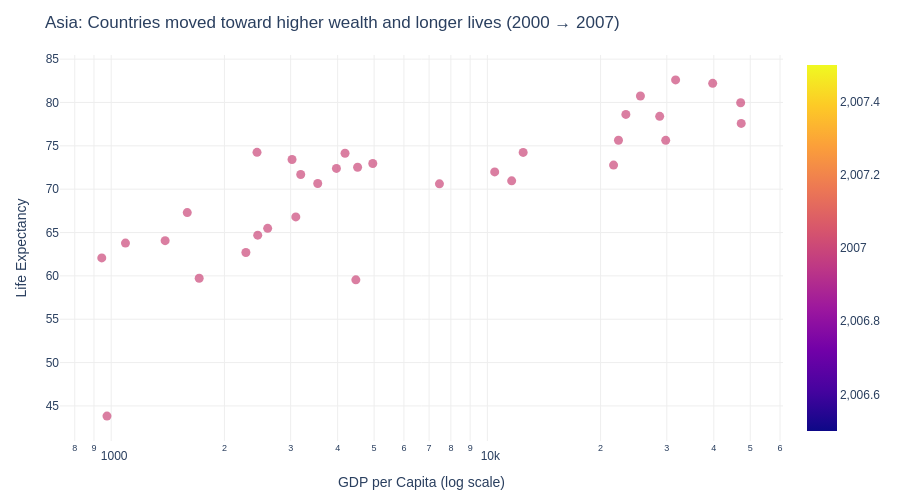

Notebook source saved alongside this figure:
### Markdown cell above
Task 1 — Scatter: life expectancy change over time

### Code cell
# Task 1

import pandas as pd
import plotly.express as px

df = px.data.gapminder()

# filter: one continent (Asia) + two years
df_task1 = df.loc[(df['continent'] == 'Asia') & (df['year'].isin([2000, 2007]))]

fig = px.scatter(
    data_frame=df_task1,
    x='gdpPercap',
    y='lifeExp',
    color='year',                         # only 2 colours
    hover_name='country',
    log_x=True,                           # log scale required
    labels={
        'gdpPercap': 'GDP per Capita (log scale)',
        'lifeExp': 'Life Expectancy',
        'year': ''
    },
    color_discrete_sequence=['#4CC9F0', '#F72585']   # simple 2 colours
)

fig.update_layout(
    title='Asia: Countries moved toward higher wealth and longer lives (2000 → 2007)',
    plot_bgcolor='white',
    paper_bgcolor='white',
    font=dict(family='Arial', size=12),
    xaxis=dict(gridcolor='#EEEEEE'),
    yaxis=dict(gridcolor='#EEEEEE'),
    margin=dict(l=60, r=40, t=55, b=40),
    height=500
)

fig.update_traces(marker=dict(size=9, opacity=0.7))

fig.show()

### Figure 1 — Plotly figure (JSON) as saved in the notebook; plotly's stock layout.template omitted (floating-point values rounded to 4 significant figures)
{"data": [{"hovertemplate": "<b>%{hovertext}</b><br><br>GDP per Capita (log scale)=%{x}<br>Life Expectancy=%{y}<br>=%{marker.color}<extra></extra>", "hovertext": ["Afghanistan", "Bahrain", "Bangladesh", "Cambodia", "China", "Hong Kong, China", "India", "Indonesia", "Iran", "Iraq", "Israel", "Japan", "Jordan", "Korea, Dem. Rep.", "Korea, Rep.", "Kuwait", "Lebanon", "Malaysia", "Mongolia", "Myanmar", "Nepal", "Oman", "Pakistan", "Philippines", "Saudi Arabia", "Singapore", "Sri Lanka", "Syria", "Taiwan", "Thailand", "Vietnam", "West Bank and Gaza", "Yemen, Rep."], "legendgroup": "", "marker": {"color": [2007, 2007, 2007, 2007, 2007, 2007, 2007, 2007, 2007, 2007, 2007, 2007, 2007, 2007, 2007, 2007, 2007, 2007, 2007, 2007, 2007, 2007, 2007, 2007, 2007, 2007, 2007, 2007, 2007, 2007, 2007, 2007, 2007], "coloraxis": "coloraxis", "opacity": 0.7, "size": 9, "symbol": "circle"}, "mode": "markers", "name": "", "orientation": "v", "showlegend": false, "type": "scatter", "x": [974.6, 29800.0, 1391.0, 1714.0, 4959.0, 39720.0, 2452.0, 3541.0, 11610.0, 4471.0, 25520.0, 31660.0, 4519.0, 1593.0, 23350.0, 47310.0, 10460.0, 12450.0, 3096.0, 944.0, 1091.0, 22320.0, 2606.0, 3190.0, 21650.0, 47140.0, 3970.0, 4185.0, 28720.0, 7458.0, 2442.0, 3025.0, 2281.0], "xaxis": "x", "y": [43.83, 75.64, 64.06, 59.72, 72.96, 82.21, 64.7, 70.65, 70.96, 59.55, 80.75, 82.6, 72.53, 67.3, 78.62, 77.59, 71.99, 74.24, 66.8, 62.07, 63.78, 75.64, 65.48, 71.69, 72.78, 79.97, 72.4, 74.14, 78.4, 70.62, 74.25, 73.42, 62.7], "yaxis": "y"}], "layout": {"coloraxis": {"colorbar": {"title": {"text": ""}}, "colorscale": [[0, "#0d0887"], [0.1111, "#46039f"], [0.2222, "#7201a8"], [0.3333, "#9c179e"], [0.4444, "#bd3786"], [0.5556, "#d8576b"], [0.6667, "#ed7953"], [0.7778, "#fb9f3a"], [0.8889, "#fdca26"], [1, "#f0f921"]]}, "font": {"family": "Arial", "size": 12}, "height": 500, "legend": {"tracegroupgap": 0}, "margin": {"b": 40, "l": 60, "r": 40, "t": 55}, "paper_bgcolor": "white", "plot_bgcolor": "white", "title": {"text": "Asia: Countries moved toward higher wealth and longer lives (2000 → 2007)"}, "xaxis": {"anchor": "y", "domain": [0, 1], "gridcolor": "#EEEEEE", "title": {"text": "GDP per Capita (log scale)"}, "type": "log"}, "yaxis": {"anchor": "x", "domain": [0, 1], "gridcolor": "#EEEEEE", "title": {"text": "Life Expectancy"}}}}
